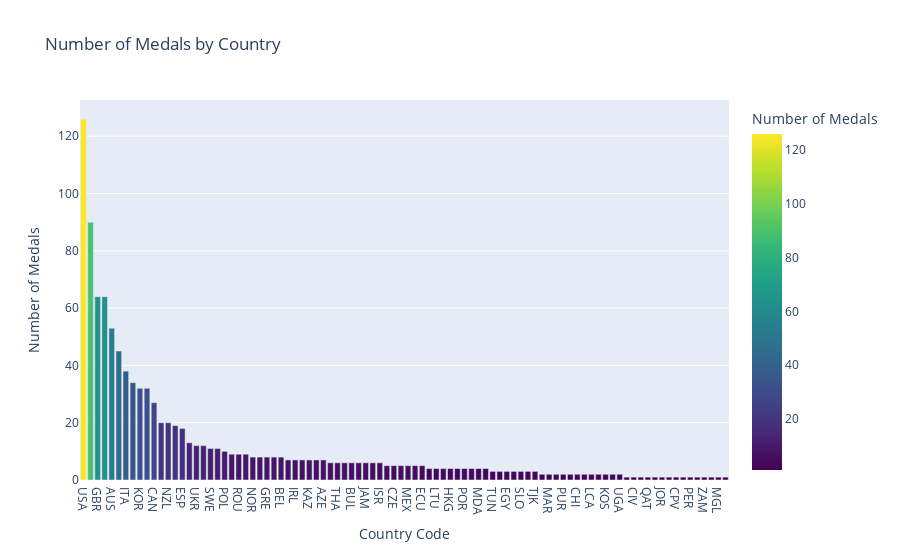

Here is the notebook cell this chart was saved with:
### Code cell
fig = px.bar(medals_by_country,
             x='Country Code', y='Number of Medals',
             title='Number of Medals by Country',
             color='Number of Medals',
             color_continuous_scale='Viridis')

fig.update_layout(xaxis_title='Country Code', yaxis_title='Number of Medals')
fig.show()

### Figure 1 — Plotly figure (JSON) as saved in the notebook; plotly's stock layout.template omitted (floating-point values rounded to 4 significant figures)
{"data": [{"alignmentgroup": "True", "hovertemplate": "Country Code=%{x}<br>Number of Medals=%{marker.color}<extra></extra>", "legendgroup": "", "marker": {"color": [126, 90, 64, 64, 53, 45, 38, 34, 32, 32, 27, 20, 20, 19, 18, 13, 12, 12, 11, 11, 10, 9, 9, 9, 8, 8, 8, 8, 8, 7, 7, 7, 7, 7, 7, 6, 6, 6, 6, 6, 6, 6, 6, 5, 5, 5, 5, 5, 5, 4, 4, 4, 4, 4, 4, 4, 4, 4, 3, 3, 3, 3, 3, 3, 3, 2, 2, 2, 2, 2, 2, 2, 2, 2, 2, 2, 2, 1, 1, 1, 1, 1, 1, 1, 1, 1, 1, 1, 1, 1, 1, 1], "coloraxis": "coloraxis", "pattern": {"shape": ""}}, "name": "", "offsetgroup": "", "orientation": "v", "showlegend": false, "textposition": "auto", "type": "bar", "x": ["USA", "CHN", "GBR", "FRA", "AUS", "JPN", "ITA", "NED", "KOR", "GER", "CAN", "BRA", "NZL", "HUN", "ESP", "UZB", "UKR", "IRI", "SWE", "KEN", "POL", "CUB", "ROU", "DEN", "NOR", "TUR", "GRE", "SUI", "BEL", "TPE", "IRL", "GEO", "KAZ", "CRO", "AZE", "IND", "THA", "KGZ", "BUL", "PRK", "JAM", "RSA", "ISR", "AIN", "CZE", "SRB", "MEX", "AUT", "ECU", "ETH", "LTU", "ARM", "HKG", "BRN", "POR", "PHI", "MDA", "COL", "TUN", "ARG", "EGY", "ALG", "SLO", "DOM", "TJK", "BOT", "MAR", "INA", "PUR", "ALB", "CHI", "MAS", "LCA", "GRN", "KOS", "GUA", "UGA", "EOR", "CIV", "PAN", "QAT", "SGP", "JOR", "PAK", "CPV", "FIJ", "PER", "CYP", "ZAM", "DMA", "MGL", "SVK"], "xaxis": "x", "y": [126, 90, 64, 64, 53, 45, 38, 34, 32, 32, 27, 20, 20, 19, 18, 13, 12, 12, 11, 11, 10, 9, 9, 9, 8, 8, 8, 8, 8, 7, 7, 7, 7, 7, 7, 6, 6, 6, 6, 6, 6, 6, 6, 5, 5, 5, 5, 5, 5, 4, 4, 4, 4, 4, 4, 4, 4, 4, 3, 3, 3, 3, 3, 3, 3, 2, 2, 2, 2, 2, 2, 2, 2, 2, 2, 2, 2, 1, 1, 1, 1, 1, 1, 1, 1, 1, 1, 1, 1, 1, 1, 1], "yaxis": "y"}], "layout": {"autosize": true, "barmode": "relative", "coloraxis": {"colorbar": {"title": {"text": "Number of Medals"}}, "colorscale": [[0, "#440154"], [0.1111, "#482878"], [0.2222, "#3e4989"], [0.3333, "#31688e"], [0.4444, "#26828e"], [0.5556, "#1f9e89"], [0.6667, "#35b779"], [0.7778, "#6ece58"], [0.8889, "#b5de2b"], [1, "#fde725"]]}, "legend": {"tracegroupgap": 0}, "title": {"text": "Number of Medals by Country"}, "xaxis": {"anchor": "y", "autorange": true, "domain": [0, 1], "range": [-0.5, 91.5], "title": {"text": "Country Code"}, "type": "category"}, "yaxis": {"anchor": "x", "autorange": true, "domain": [0, 1], "range": [0, 132.6], "title": {"text": "Number of Medals"}, "type": "linear"}}}
